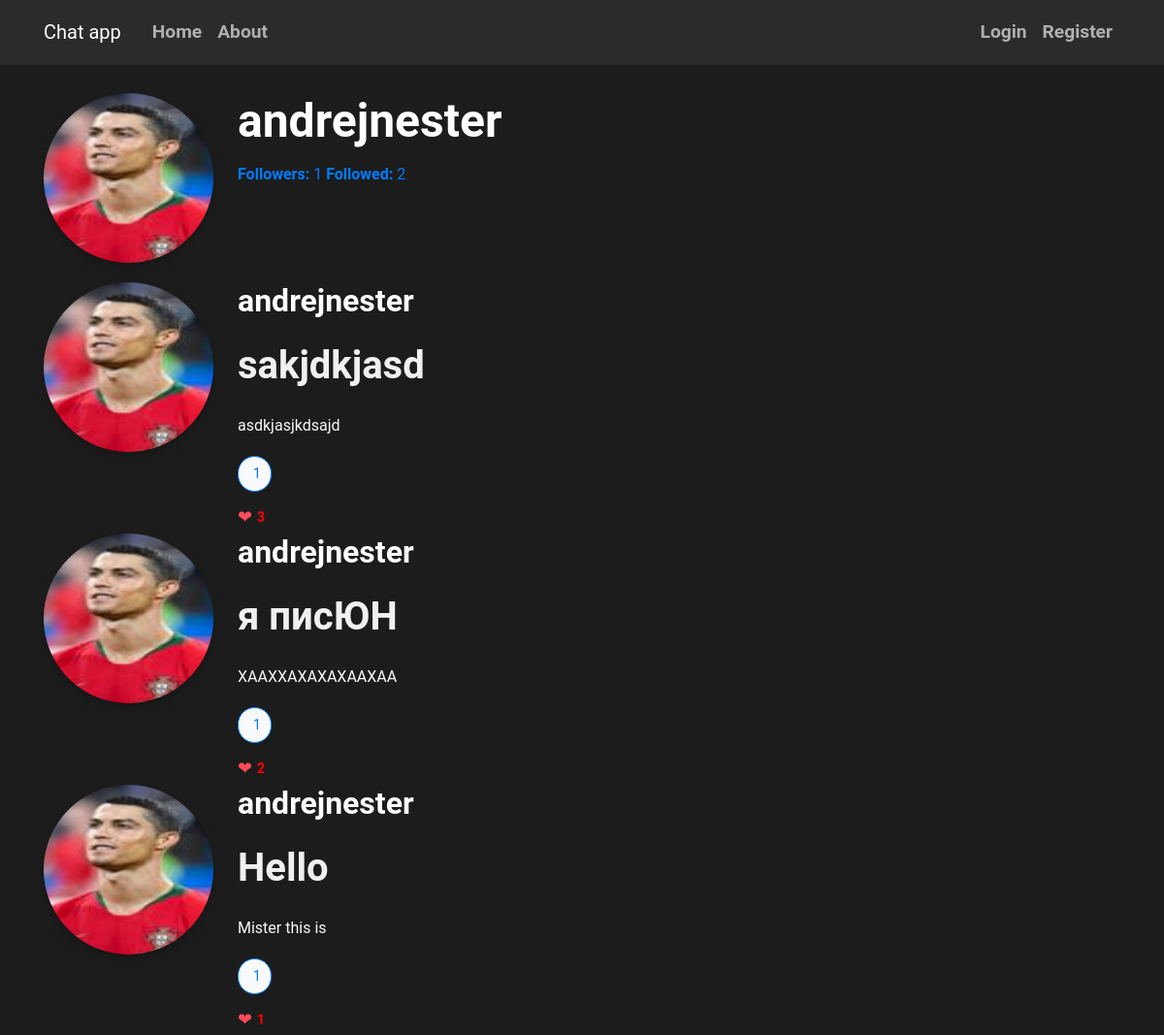
Screenshot of /user_info/andrejnester with the database file from the repository.
### flaskblog/models.py (models this page shows, shortened)
class User(db.Model, UserMixin):
    id = db.Column(db.Integer, primary_key=True)
    username = db.Column(db.String(20), unique=True, nullable=False)
    email = db.Column(db.String(120), unique=True, nullable=False)
    image_file = db.Column(db.String(20), nullable=False, default='default.jpg')
    password = db.Column(db.String(60), nullable=False)
    posts = db.relationship('Post', backref='author', lazy=True)
    followed = db.relationship('Follow', foreign_keys='Follow.follower_id',
                               back_populates='follower', lazy='dynamic',
                               cascade='all, delete-orphan')
    followers = db.relationship('Follow', foreign_keys='Follow.followed_id',
                                back_populates='followed', lazy='dynamic',
                                cascade='all, delete-orphan')
    sent_messages = db.relationship('Message', foreign_keys='Message.sender_id',
                                    back_populates='sender', lazy=True)
    received_messages = db.relationship('Message', foreign_keys='Message.recipient_id',
                                        back_populates='recipient', lazy=True)
    groups=db.relationship('Group', secondary='user_groups', back_populates='members')

class Post(db.Model):
    id = db.Column(db.Integer, primary_key=True)
    title = db.Column(db.String(100), nullable=False)
    date_posted = db.Column(db.DateTime, nullable=False, default=datetime.utcnow)
    content = db.Column(db.Text, nullable=False)
    user_id = db.Column(db.Integer, db.ForeignKey('user.id'), nullable=False)
    comments = db.relationship('Comment', backref='post', lazy='dynamic')
    post_likes = db.relationship('Like', back_populates='post', lazy='dynamic')

### flaskblog/routes.py (the view)
@app.route("/user_info/<username>")
def user_info(username):
    user = User.query.filter_by(username=username).first_or_404()
    page = request.args.get('page', 1, type=int)
    posts = Post.query.filter_by(author=user).order_by(Post.date_posted.desc()).paginate(page=page, per_page=5)
    return render_template('user_info.html', user=user, posts=posts)

### flaskblog/templates/user_info.html (shortened to what this page needs)
{% extends "base.html" %}
{% block content %}
<div class="contain">
  <div class="user-info-section">
    <div class="media">
      <img class="rounded-circle account-img" src="{{ url_for('static', filename='pictures/' + user.image_file) }}" alt="Profile Image">
      <div class="media-body">
        <h2 class="account-heading">{{ user.username }}</h2>
        <a href="{{ url_for('followers',username=user.username) }}"><strong>Followers:</strong> {{ user.followers.count() }}</a>
        <a href="{{ url_for('followed',username=user.username) }}"><strong>Followed:</strong> {{ user.followed.count() }}</a>
      </div>
    </div>
  </div>
  <div class="user-posts-section">
    {% for post in posts %}
    <div class="post-card">
      <div class="media">
        <img class="rounded-circle account-img" src="{{ url_for('static', filename='pictures/' + post.author.image_file) }}" alt="Profile Image">
        <div class="media-body">
          <h2 class="post-author">{{ post.author.username }}</h2>
          <h2><a class="article-title" href="{{ url_for('post', post_id=post.id) }}">{{ post.title }}</a></h2>
          <p class="post-content">{{ post.content }}</p>
          <button class="comment-button">
             {{ post.comments.count() }}
          </button>
          <div class="likes-container">
            <span class="like-icon">&#10084;</span>
            <a href="{{ url_for('post_likes', post_id=post.id) }}" class="likes-count">{{ post.post_likes.count() }}</a>
          </div>
        </div>
      </div>
    </div>
    {% endfor %}
  </div>
</div>
{% endblock %}

### flaskblog/static/main.css (style rules this page uses)
body { background: #1c1c1c; color: #f8f8f8; margin-top: 6rem; font-family: 'Roboto', sans-serif; line-height: 1.8; }
h1, h2, h3, h4, h5, h6 { color: #ffffff; margin-bottom: 1.5rem; font-weight: 700; }
.article-title { color: #f0f0f0; font-size: 2.5rem; font-weight: 600; }
.account-img { height: 175px; width: 175px; margin-right: 25px; margin-bottom: 20px; border-radius: 50%; box-shadow: 0 5px 10px rgba(0, 0, 0, 0.2); }
.account-heading { font-size: 3rem; color: #ffffff; margin-bottom: 0.8rem; }
button, input[type="submit"] { background-color: #444444; color: #ffffff; border: none; border-radius: 6px; padding: 12px 25px; font-size: 1.2rem; cursor: pointer; transition: background-color 0.3s ease; }
.comment-button { background-color: #f8f9fa; border: 1px solid #007bff; color: #007bff; font-size: 14px; padding: 5px 10px; border-radius: 20px; display: flex; align-items: center; cursor: pointer; transition: background-color 0.3s, color 0.3s; }
.likes-container { display: flex; align-items: center; margin-top: 10px; }
.like-icon { font-size: 18px; color: #ff4b5c; margin-right: 5px; }
.likes-count { font-size: 14px; color: red; font-weight: bold; }

### rows the page displays
User: image_file (picture), username "andrejnester"
Post: image_file (picture), author.username "andrejnester", title "sakjdkjasd", content "asdkjasjkdsajd", comments.count "1", post_likes.count "3"
Post: image_file (picture), author.username "andrejnester", title "я писЮН", content "ХААХХАХАХАХААХАА", comments.count "1", post_likes.count "2"
Post: image_file (picture), author.username "andrejnester", title "Hello", content "Mister this is", comments.count "1", post_likes.count "1"

### other values shown
{{ user.followers.count() }} "1"
{{ user.followed.count() }} "2"
